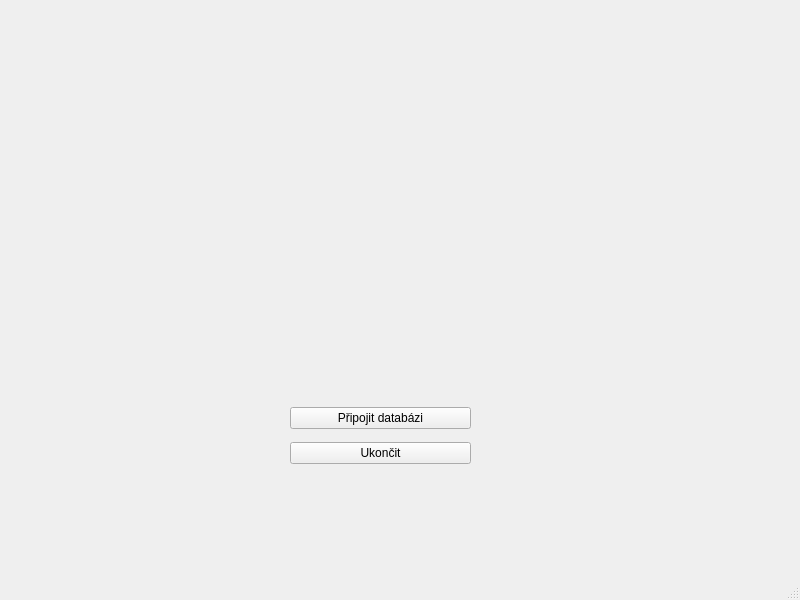
<?xml version="1.0" encoding="UTF-8"?>
<ui version="4.0">
 <class>MainWindow</class>
 <widget class="QMainWindow" name="MainWindow">
  <property name="geometry">
   <rect>
    <x>0</x>
    <y>0</y>
    <width>800</width>
    <height>600</height>
   </rect>
  </property>
  <property name="windowTitle">
   <string>MainWindow</string>
  </property>
  <widget class="QWidget" name="centralwidget">
   <widget class="QWidget" name="verticalLayoutWidget">
    <property name="geometry">
     <rect>
      <x>290</x>
      <y>400</y>
      <width>181</width>
      <height>71</height>
     </rect>
    </property>
    <layout class="QVBoxLayout" name="verticalLayout">
     <item>
      <widget class="QPushButton" name="pushButton_2">
       <property name="text">
        <string>Připojit databázi</string>
       </property>
      </widget>
     </item>
     <item>
      <widget class="QPushButton" name="pushButton">
       <property name="text">
        <string>Ukončit</string>
       </property>
      </widget>
     </item>
    </layout>
   </widget>
  </widget>
  <widget class="QMenuBar" name="menubar">
   <property name="geometry">
    <rect>
     <x>0</x>
     <y>0</y>
     <width>800</width>
     <height>22</height>
    </rect>
   </property>
  </widget>
  <widget class="QStatusBar" name="statusbar"/>
 </widget>
 <resources/>
 <connections/>
</ui>
